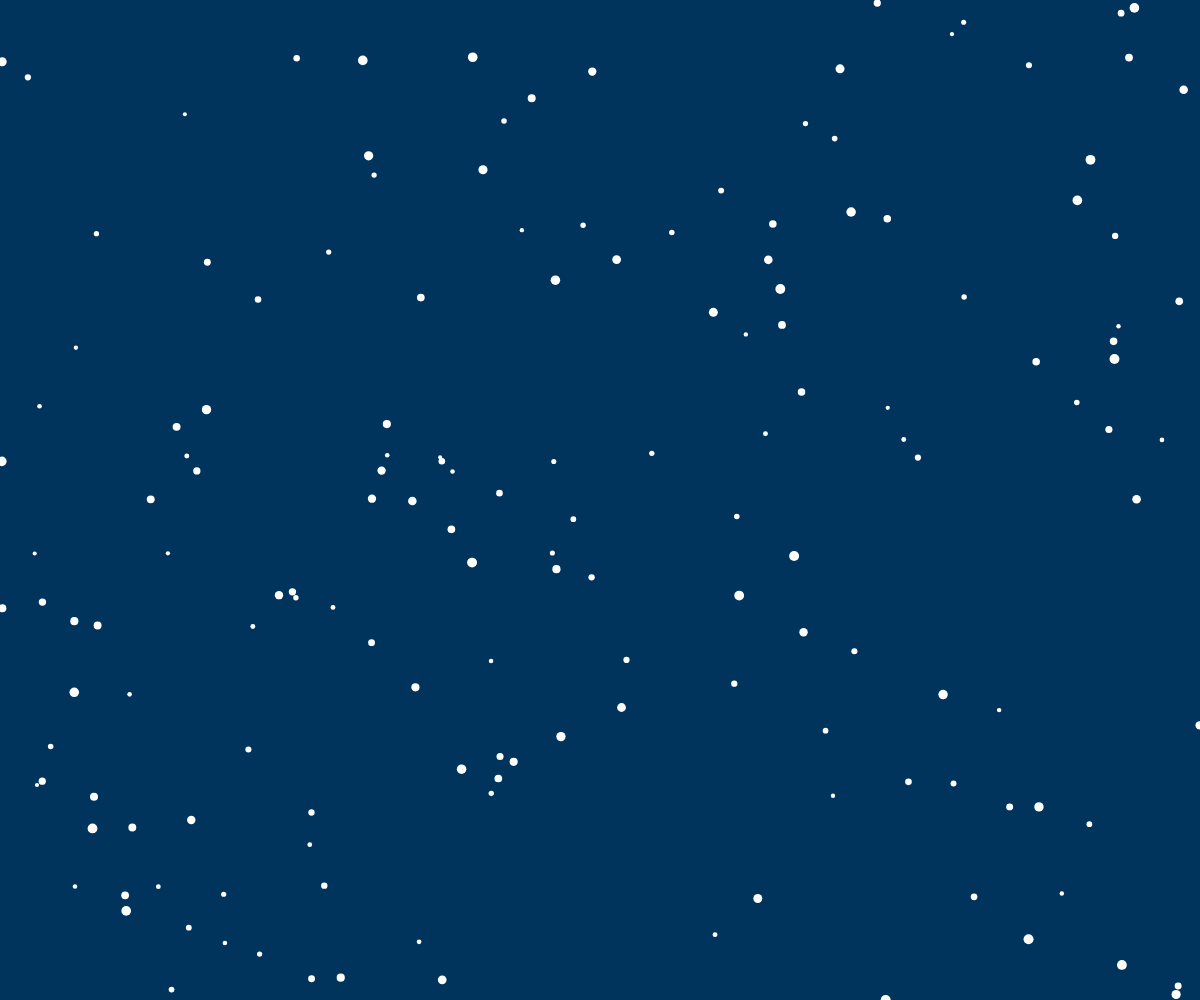
Frame 1 (no input)
Frame 60 (no input): identical to frame 1, image omitted
Frame 120 (the mouse pressed at the canvas centre since frame 60): identical to frame 1, image omitted

The p5.js sketch that drew this single still picture (run headless with seeded random() and noise() and a simulated clock; from frame 60 on, the mouse is pressed at the canvas centre):

// p5.js sketch
// ── sketch.js
/**
 * Create Constellations
 * Alina Walling
 * 
 * Instructions:
 * * Click on one star and a second star to connect them
 * * Click on empty space to cancel drawing a line
 */

let stars = [];    // array of stars          
let lines = [];    // array of lines drawn between stars
let numMouseClicks = 0;  // number of times mouse clicked
let mouseClickLoc = [-1, -1];  // last location where mouse was clicked
let starsClicked = 0;  // number of stars clicked

function setup() {
    createCanvas(windowWidth, windowHeight);
    setStars();  // generate the stars
  }
  
  function draw() {
    background(0, 52, 92);
    
    // display all the stars in the array
    for (let i = 0; i < stars.length; i++) {
      stars[i].display();
    }

    // display all the lines drawn between stars
    stroke(255);
    strokeWeight(2);
    for (i = 0; i < lines.length; i++) {
      line(lines[i][0], lines[i][1], lines[i][2], lines[i][3])
    }

    // display the line currently being drawn
    if (starsClicked === 1) {
      line(mouseClickLoc[0], mouseClickLoc[1], mouseX, mouseY);
    } 
  }

  // when mouse is clicked...
  function mousePressed() {
    // increment number mouse clicks
    numMouseClicks++;
    
    // check if any of the stars were clicked
    for (let i = 0; i < stars.length; i++) {
      if (stars[i].clicked() > -1) {
        starsClicked++;
        break;
      }
    }

    // if clicked on empty space after clicking on one star
    if (numMouseClicks > starsClicked) {
      // cancel the line being drawn
      starsClicked = 0;
      numMouseClicks = 0;
    }

    // if one star clicked and currently drawing a line
    if (starsClicked > 1) {
      // add the line to the array
      lines.push([mouseClickLoc[0], mouseClickLoc[1], mouseX, mouseY]);
      // reset clicks
      starsClicked = 0;
      numMouseClicks = 0;
      mouseClickLoc = [-1, -1];
    } else {
      // update mouse click location
      mouseClickLoc = [mouseX, mouseY];
    }
  }

  // generate the stars randomly on the canvas
  function setStars() {
    let numStars = random(50, 200);
    for (let i = 0; i < numStars; i++) {
      let locX = random(width);
      let locY = random(height);
      let size = random(4, 10);
      stars.push(new Star(locX, locY, size, i));
    }
  }

  // Star object that stores location, size, and index in the stars array
  class Star {
    constructor(locX, locY, size, index) {
      this.x = locX;
      this.y = locY;
      this.size = size;
      this.index = index;
    }

    // draw an ellipse for the star
    display() {
      noStroke();
      ellipse(this.x, this.y, this.size);
    }

    // return the index of the star in the array on click
    clicked() {
      let d = dist(mouseX, mouseY, this.x, this.y);
      if (d < this.size) return this.index;
      return -1;
    }
  }
